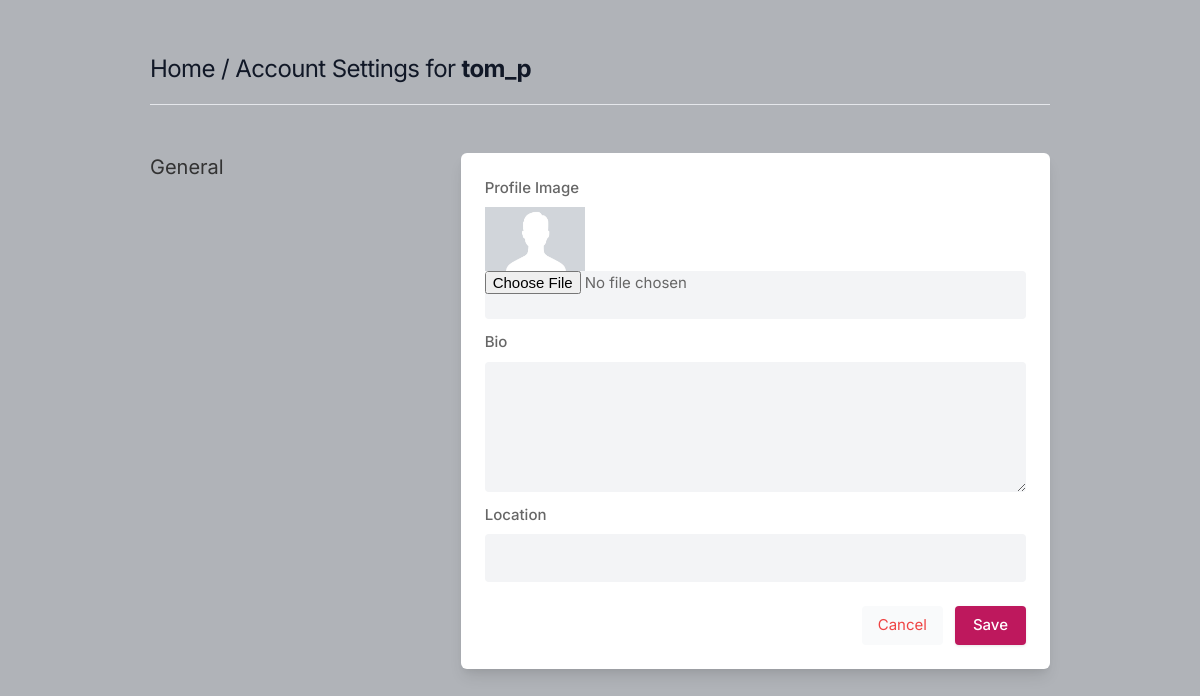
Page /settings/ (signed in) on the earlier database version.
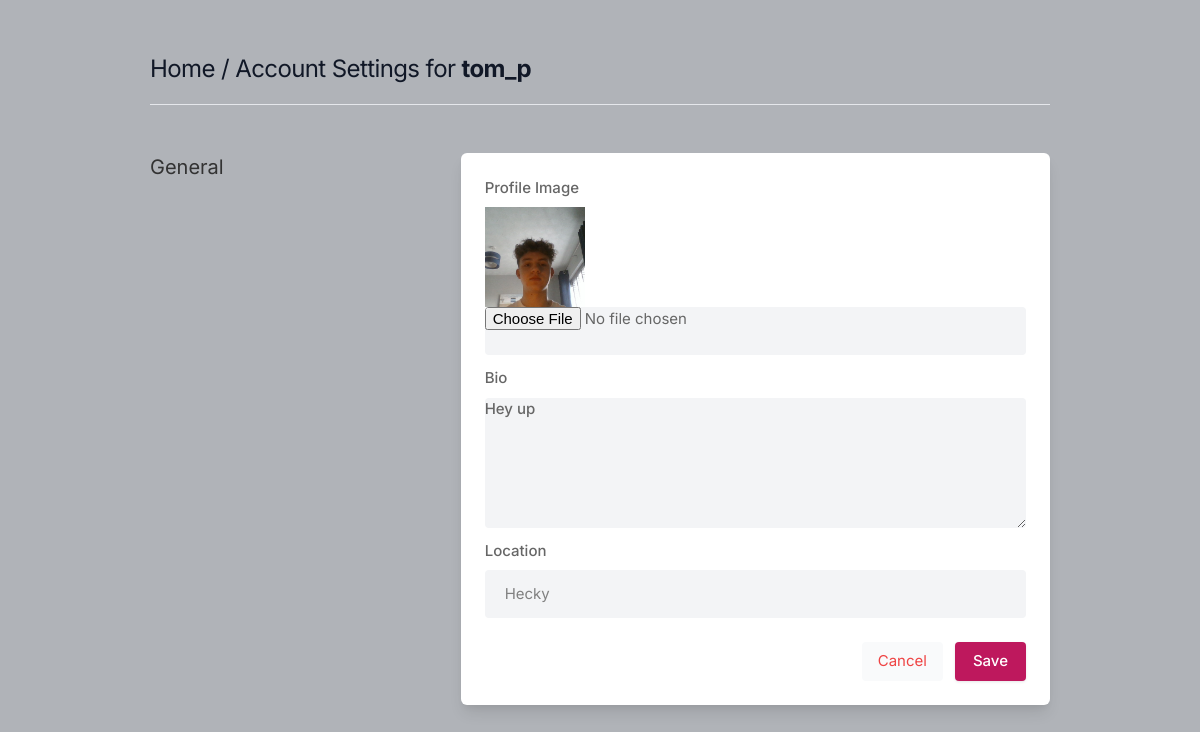
Same page on the later database version.
### core/models.py (models this page shows, shortened)
class Profile(models.Model):
    user = models.ForeignKey(User, on_delete=models.CASCADE)
    id_user = models.IntegerField()
    bio = models.TextField(blank=True)
    profile_img = models.ImageField(upload_to='profile_images', default='blank-profile-picture.png')
    location = models.CharField(max_length=100, blank=True)

### core/views.py (the view, shortened to what this page needs)
# urls.py: path('settings/', views.settings, name='settings'),
@login_required(login_url='signin')
def settings(request):
    user_profile = Profile.objects.get(user=request.user)
    return render(request, 'setting.html', {"user_profile": user_profile})

### templates/setting.html (shortened to what this page needs)
{% load static %}
<!DOCTYPE html>
<html lang="en">
<head>
    <link rel="stylesheet" href="{% static 'assets/css/icons.css' %}">
    <link rel="stylesheet" href="{% static 'assets/css/uikit.css' %}">
    <link rel="stylesheet" href="{% static 'assets/css/style.css' %}">
    <link rel="stylesheet" href="{% static 'assets/css/tailwind.css' %}">
</head>
<body>
<div class="container m-auto">
    <h1 class="text-2xl leading-none text-gray-900 tracking-tight mt-3"><a href="/">Home</a> / Account Settings for
        <b>{{ user.username }}</b></h1>
    <br>
    <hr>
    <div class="grid lg:grid-cols-3 mt-12 gap-8">
        <div>
            <h3 class="text-xl mb-2"> General</h3>
        </div>
        <div class="bg-white rounded-md lg:shadow-lg shadow col-span-2">
            <form action="" method="POST" enctype="multipart/form-data">
                <div class="grid grid-cols-2 gap-3 lg:p-6 p-4">
                    <div class="col-span-2">
                        <label for=""> Profile Image</label>
                        <img width="100" height="100" src="{{ user_profile.profile_img.url }}">
                        <input type="file" name="image" value="" rows="3" class="shadow-none bg-gray-100"></inputextarea>
                    </div>
                    <div class="col-span-2">
                        <label for="about"> Bio</label>
                        <textarea id="about" name="bio" rows="3"
                                  class="shadow-none bg-gray-100">{{ user_profile.bio }}</textarea>
                    </div>
                    <div class="col-span-2">
                        <label for=""> Location</label>
                        <input type="text" name="location" value="{{ user_profile.location }}" placeholder="" class="shadow-none bg-gray-100">
                    </div>
                </div>
                <div class="bg-gray-10 p-6 pt-0 flex justify-end space-x-3">
                    <button class="p-2 px-4 rounded bg-gray-50 text-red-500"><a href="/"> Cancel</a></button>
                    <button type="submit" class="button bg-blue-700"> Save</button>
                </div>
            </form>
        </div>
    </div>
    <br>
</div>
</body>
</html>

### static/assets/css/style.css (style rules this page uses)
body { background-color: #B0B3B8!important; }
button { vertical-align: middle; }
span.button, button.button { background-color: #be185d; top: 0; color: #fff; position: relative; padding: 8px 18px; line-height: 22px; position: relative; font-weight: 500; font-size: 15px; display: inline-block; -webkit-transition: all 0.2s ease-in-out; transition: all 0.2s ease-in-out; cursor: pointer; overflow: hidden; border: none; border-radius: 4px; -webkit-box-shadow: 0 1px 3px rgba(0, 0, 0, 0.1); box-shadow: 0 1px 3px rgba(0, 0, 0, 0.1); }
input { height: 48px; line-height: 48px; padding: 0 20px; outline: none; font-size: 15px; color: #808080; max-width: 100%; width: 100%; -webkit-box-sizing: border-box; box-sizing: border-box; display: block; font-weight: 400; opacity: 1; border-radius: 4px; border: none; -webkit-box-shadow: 0 1px 4px 0px rgba(0, 0, 0, 0.12); box-shadow: 0 1px 4px 0px rgba(0, 0, 0, 0.12); }
input[type="text"], input[type="password"], input[type="email"], input[type="number"] { height: 48px; line-height: 48px; padding: 0 20px; outline: none; font-size: 15px; color: #808080; max-width: 100%; width: 100%; -webkit-box-sizing: border-box; box-sizing: border-box; display: block; font-weight: 400; opacity: 1; border-radius: 4px; border: none; -webkit-box-shadow: 0 1px 4px 0px rgba(0, 0, 0, 0.12); box-shadow: 0 1px 4px 0px rgba(0, 0, 0, 0.12); }
textarea { height: 48px; line-height: 48px; padding: 0 20px; outline: none; font-size: 15px; color: #808080; margin: 0 0 16px 0; max-width: 100%; width: 100%; -webkit-box-sizing: border-box; box-sizing: border-box; display: block; background-color: #fff; font-weight: 500; opacity: 1; border-radius: 4px; border: none; -webkit-box-shadow: 0 1px 4px 0px rgba(0, 0, 0, 0.12); box-shadow: 0 1px 4px 0px rgba(0, 0, 0, 0.12); }
input { -webkit-transition: all 0.1s ease-in-out; transition: all 0.1s ease-in-out; }
::placeholder { color: #808080; opacity: 1; }
textarea { height: auto; line-height: 27px; padding: 20px; min-height: 130px; -webkit-transition: none !important; transition: none !important; min-width: 100%; }
label, legend { display: block; font-weight: bold; font-size: 15px; font-weight: 500; margin-bottom: 8px; }
button { border: none; margin: 0; padding: 0; width: auto; overflow: visible; background: transparent; color: inherit; font: inherit; line-height: normal; cursor: pointer; }
a { color: #be185d; -webkit-transition: 0.3s; transition: 0.3s; outline: none !important; }
button { outline: none !important; }
img { max-width: 100%; }
body { color: #666; font-size: 15px; line-height: 27px; background-color: #f0f2f5; font-family: "Inter", sans-serif; text-transform: none; }
h1, h2, h3, h4, h5, h6 { font-family: "Inter", sans-serif; text-transform: none; }
input[type="text"], input[type="password"], input[type="email"] { font-family: "Inter", sans-serif; text-transform: none; }
textarea, select { font-family: "Inter", sans-serif; text-transform: none; }
button, body .pac-container { font-family: "Inter", sans-serif; text-transform: none; }
h1, h2, h3, h4, h5, h6 { color: #333; font-weight: 500; margin: 0; padding: 0; }
h1 { font-size: 32px; }
h3 { font-size: 22px; }
b, strong { font-weight: 700 !important; }
@media (min-width: 1024px) { .container { max-width: 900px !important; padding-top: 45px; } }
.shadow-none { -webkit-box-shadow: none !important; box-shadow: none !important; }

Differences in the rows shown:
changed Profile: profile_img: picture added in place of a placeholder; bio (not shown) → "Hey up"; location (not shown) → "Hecky"
